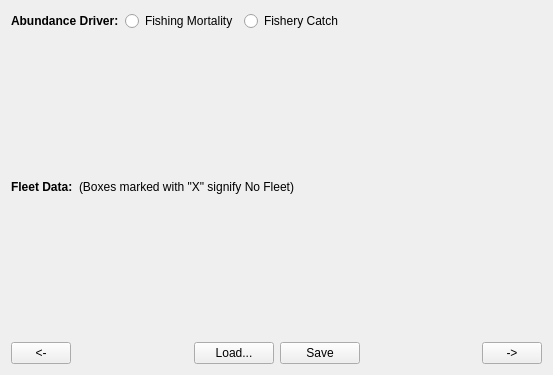
<?xml version="1.0" encoding="UTF-8"?>
<ui version="4.0">
 <class>Form</class>
 <widget class="QWidget" name="Form">
  <property name="geometry">
   <rect>
    <x>0</x>
    <y>0</y>
    <width>553</width>
    <height>375</height>
   </rect>
  </property>
  <property name="sizePolicy">
   <sizepolicy hsizetype="Preferred" vsizetype="Preferred">
    <horstretch>0</horstretch>
    <verstretch>0</verstretch>
   </sizepolicy>
  </property>
  <property name="windowTitle">
   <string>Form</string>
  </property>
  <layout class="QVBoxLayout" name="verticalLayout">
   <item>
    <layout class="QHBoxLayout" name="horizontalLayout_2">
     <item>
      <widget class="QLabel" name="label_3">
       <property name="font">
        <font>
         <weight>75</weight>
         <bold>true</bold>
        </font>
       </property>
       <property name="text">
        <string>Abundance Driver:</string>
       </property>
      </widget>
     </item>
     <item>
      <widget class="QRadioButton" name="Setup_Tab6_AbundanceDriverFRB">
       <property name="toolTip">
        <string>Fishing Mortality will be used in the Abundance equations instead of Catch</string>
       </property>
       <property name="statusTip">
        <string>Fishing Mortality will be used in the Abundance equations instead of Catch</string>
       </property>
       <property name="text">
        <string>Fishing Mortality</string>
       </property>
      </widget>
     </item>
     <item>
      <widget class="QRadioButton" name="Setup_Tab6_AbundanceDriverCRB">
       <property name="toolTip">
        <string>Catch will be used in the Abundance equations instead of Fishing Mortality</string>
       </property>
       <property name="statusTip">
        <string>Catch will be used in the Abundance equations instead of Fishing Mortality</string>
       </property>
       <property name="text">
        <string>Fishery Catch</string>
       </property>
      </widget>
     </item>
     <item>
      <spacer name="horizontalSpacer_2">
       <property name="orientation">
        <enum>Qt::Horizontal</enum>
       </property>
       <property name="sizeHint" stdset="0">
        <size>
         <width>40</width>
         <height>20</height>
        </size>
       </property>
      </spacer>
     </item>
    </layout>
   </item>
   <item>
    <layout class="QHBoxLayout" name="horizontalLayout">
     <item>
      <widget class="QLabel" name="label">
       <property name="font">
        <font>
         <weight>75</weight>
         <bold>true</bold>
        </font>
       </property>
       <property name="text">
        <string>Fleet Data:</string>
       </property>
      </widget>
     </item>
     <item>
      <widget class="QLabel" name="label_2">
       <property name="text">
        <string>(Boxes marked with &quot;X&quot; signify No Fleet)</string>
       </property>
      </widget>
     </item>
     <item>
      <spacer name="horizontalSpacer">
       <property name="orientation">
        <enum>Qt::Horizontal</enum>
       </property>
       <property name="sizeHint" stdset="0">
        <size>
         <width>40</width>
         <height>20</height>
        </size>
       </property>
      </spacer>
     </item>
    </layout>
   </item>
   <item>
    <layout class="QVBoxLayout" name="Setup_Tab6_FleetNameLT"/>
   </item>
   <item>
    <layout class="QHBoxLayout" name="horizontalLayout_87">
     <item>
      <widget class="QPushButton" name="Setup_Tab6_PrevPB">
       <property name="sizePolicy">
        <sizepolicy hsizetype="Fixed" vsizetype="Fixed">
         <horstretch>0</horstretch>
         <verstretch>0</verstretch>
        </sizepolicy>
       </property>
       <property name="minimumSize">
        <size>
         <width>60</width>
         <height>0</height>
        </size>
       </property>
       <property name="maximumSize">
        <size>
         <width>60</width>
         <height>16777215</height>
        </size>
       </property>
       <property name="toolTip">
        <string>Go to the previous page</string>
       </property>
       <property name="statusTip">
        <string>Go to the previous page</string>
       </property>
       <property name="text">
        <string>&lt;-</string>
       </property>
      </widget>
     </item>
     <item>
      <spacer name="horizontalSpacer_95">
       <property name="orientation">
        <enum>Qt::Horizontal</enum>
       </property>
       <property name="sizeHint" stdset="0">
        <size>
         <width>40</width>
         <height>20</height>
        </size>
       </property>
      </spacer>
     </item>
     <item>
      <widget class="QPushButton" name="Setup_Tab6_LoadPB">
       <property name="enabled">
        <bool>true</bool>
       </property>
       <property name="toolTip">
        <string>Load data for above table</string>
       </property>
       <property name="statusTip">
        <string>Load data for above table</string>
       </property>
       <property name="text">
        <string>Load...</string>
       </property>
      </widget>
     </item>
     <item>
      <widget class="QPushButton" name="Setup_Tab6_SavePB">
       <property name="enabled">
        <bool>true</bool>
       </property>
       <property name="toolTip">
        <string>Save data from above table</string>
       </property>
       <property name="statusTip">
        <string>Save data from above table</string>
       </property>
       <property name="text">
        <string>Save</string>
       </property>
      </widget>
     </item>
     <item>
      <spacer name="verticalSpacer_42">
       <property name="orientation">
        <enum>Qt::Horizontal</enum>
       </property>
       <property name="sizeType">
        <enum>QSizePolicy::Expanding</enum>
       </property>
       <property name="sizeHint" stdset="0">
        <size>
         <width>48</width>
         <height>20</height>
        </size>
       </property>
      </spacer>
     </item>
     <item>
      <widget class="QPushButton" name="Setup_Tab6_NextPB">
       <property name="sizePolicy">
        <sizepolicy hsizetype="Fixed" vsizetype="Fixed">
         <horstretch>0</horstretch>
         <verstretch>0</verstretch>
        </sizepolicy>
       </property>
       <property name="minimumSize">
        <size>
         <width>60</width>
         <height>0</height>
        </size>
       </property>
       <property name="maximumSize">
        <size>
         <width>60</width>
         <height>16777215</height>
        </size>
       </property>
       <property name="toolTip">
        <string>Go to the next page</string>
       </property>
       <property name="statusTip">
        <string>Go to the next page</string>
       </property>
       <property name="text">
        <string>-&gt;</string>
       </property>
      </widget>
     </item>
    </layout>
   </item>
  </layout>
 </widget>
 <resources/>
 <connections/>
</ui>
